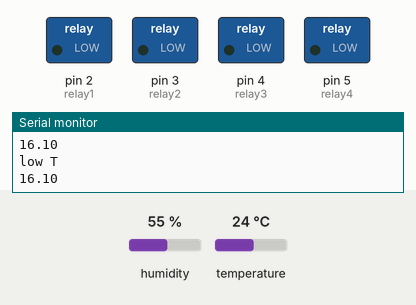
Recording of a sketch running on a simulated Arduino Uno, built with avr-gcc and run on an emulated ATmega328P. On the bench: switched loads named in the sketch (green lamp = pin HIGH), the last lines printed to the serial monitor. The test bench sets the inputs (shaded band); at power-on: temperature 24 °C, humidity 55 %.

Above: at 3.8 s.
3.9 s: temperature set to 28 °C
At 5.8 s:
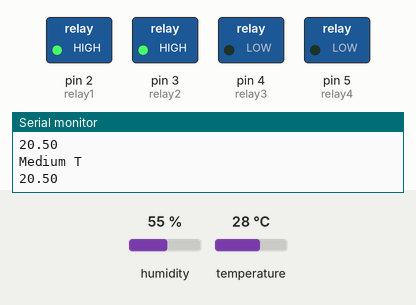
6.8 s: temperature set to 12 °C
At 8.2 s:
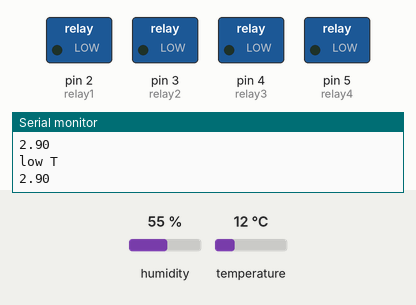
Timing chart, 0 to 9.8 s (numbered marks = the images above; inputs shaded):
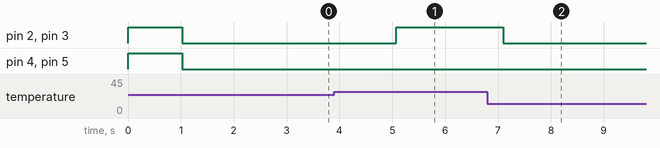

Measured:
- the behaviour switches between 26 and 27 °C on temperature (found by bisection; images 0 and 1)
- after the input at 3.9 s, pin 2 (relay1), pin 3 (relay2): LOW → HIGH after 1.2 s
- after the input at 6.8 s, pin 2 (relay1), pin 3 (relay2): HIGH → LOW after 0.30 s

The sketch:

musaza_DHT.ino
```cpp
#include "DHT.h"
#define DHTPIN 7
  // Uncomment whatever type you're using!
  #define DHTTYPE DHT11
  DHT dht(DHTPIN, DHTTYPE);
  int relay1 = 2;
  int relay2 = 3;
  int relay3 = 4;
  int relay4 = 5;

void setup() {
    Serial.begin(9600);
    dht.begin();
    pinMode(relay1, OUTPUT);
    pinMode(relay2, OUTPUT);
    pinMode(relay3, OUTPUT);
    pinMode(relay4, OUTPUT);
    digitalWrite(relay1, HIGH);
    digitalWrite(relay2, 1);
    digitalWrite(relay3, 1);
    digitalWrite(relay4, 1);

}

void loop() {
  // Wait a few seconds between measurements.
  delay(1000);
  // Read temperature as Celsius (the default)
  float t = dht.readTemperature();
  // Read temperature as Fahrenheit (isFahrenheit = true)
  float f = dht.readTemperature(true);


  // Check if any reads failed and exit early (to try again).
  if (isnan(t) || isnan(f)) {
    Serial.println(F("Failed to read from DHT sensor!"));
    return;
  }

  // Compute heat index in Fahrenheit (the default)
  float hif = dht.computeHeatIndex(f);
  // Compute heat index in Celsius (isFahreheit = false)
  float hic = dht.computeHeatIndex(t, false);

  if(hic <= 19){
    digitalWrite(relay1, LOW);
    digitalWrite(relay2, LOW);
    digitalWrite(relay3, LOW);
    digitalWrite(relay4, LOW);
    Serial.println(hic);
    Serial.println("low T");
  }
    if(hic >19  && hic <22 ){
    digitalWrite(relay1, HIGH);
    digitalWrite(relay2, HIGH);
    digitalWrite(relay3, LOW);
    digitalWrite(relay4, LOW);
    Serial.println(hic);
    Serial.println("Medium T");

  }
    if(hic >= 23){
    digitalWrite(relay1, HIGH);
    digitalWrite(relay2, HIGH);
    digitalWrite(relay3, HIGH);
    digitalWrite(relay4, HIGH);
    Serial.println(hic);
    Serial.println("High T");
  }
  else {
    Serial.println(hic);}

}
```
